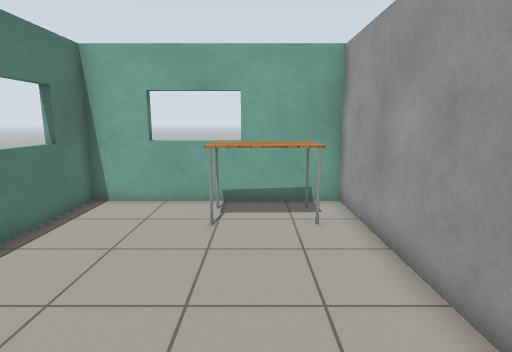
[1] (above)

24 first-person views from a walk through a world built for the Gazebo simulator. The camera is 1.3 m above the floor, tilts 10° down and sees 80° across. The floor is counted in squares, 0.5 m on a side. Each view is taken from the middle of a square. On the plan, view 1 faces up. The plan holds only what a view shows up to about 20 squares ahead; the rest is blank. Robots are left out. Gazebo's built-in surfaces are drawn with simple patterns.

[2]
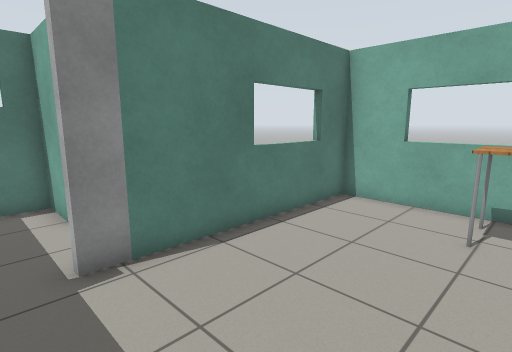

[3]
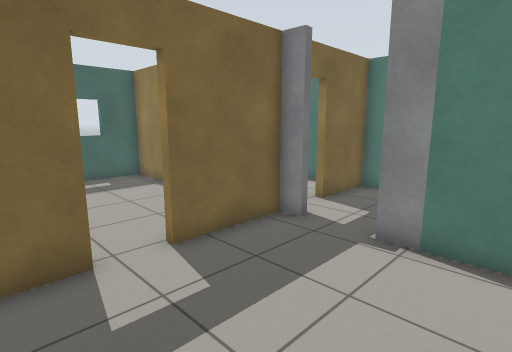

[4]
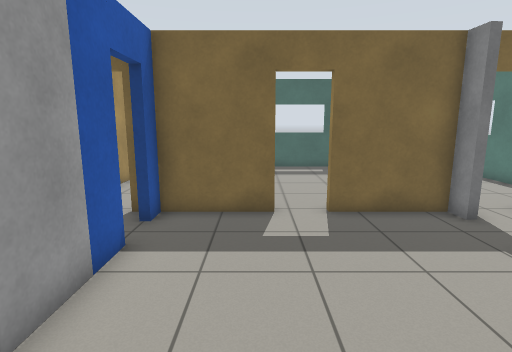

[5]
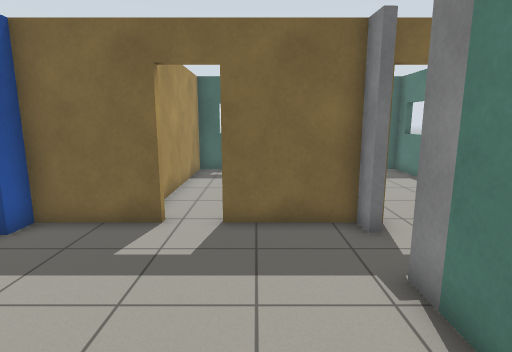

[6]
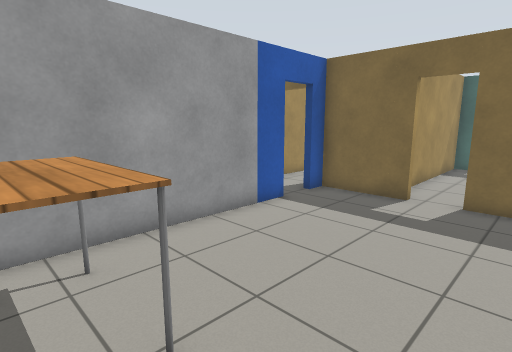

[7]
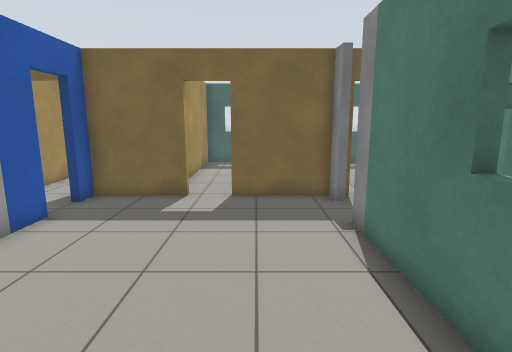

[8]
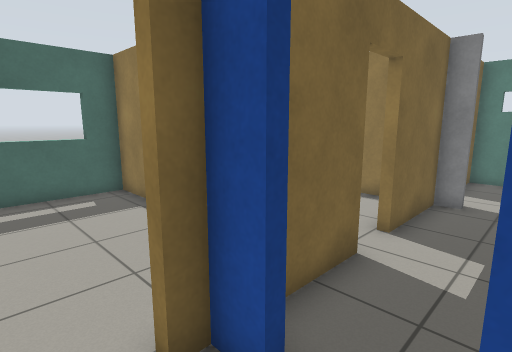

[9]
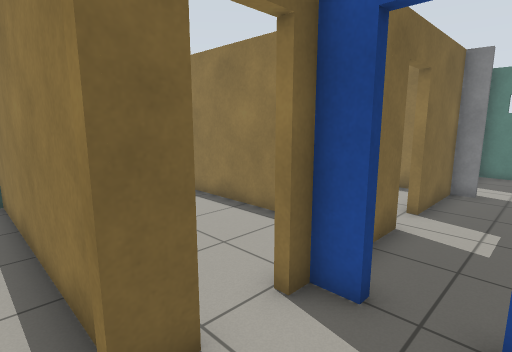

[10]
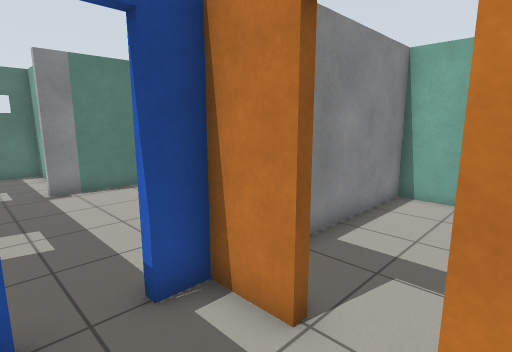

[11]
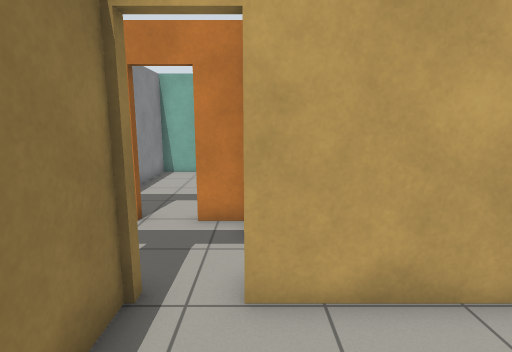

[12]
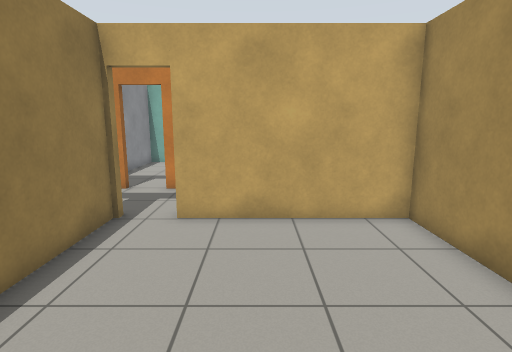

[13]
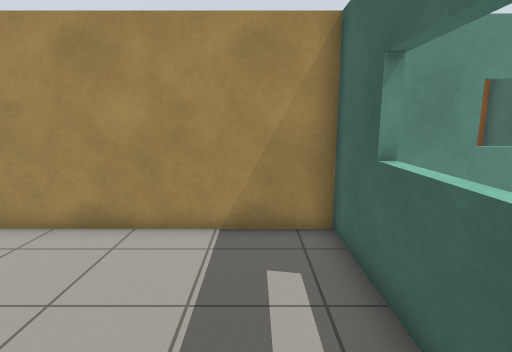

[14]
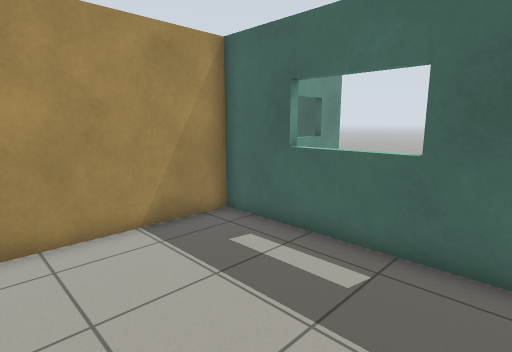

[15]
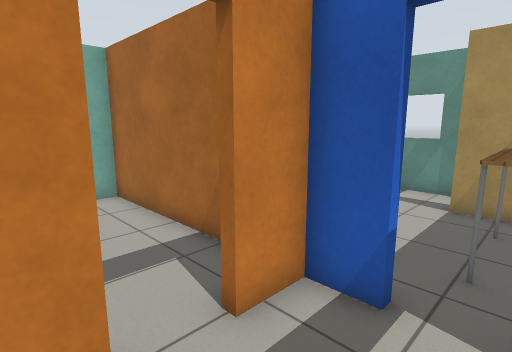

[16]
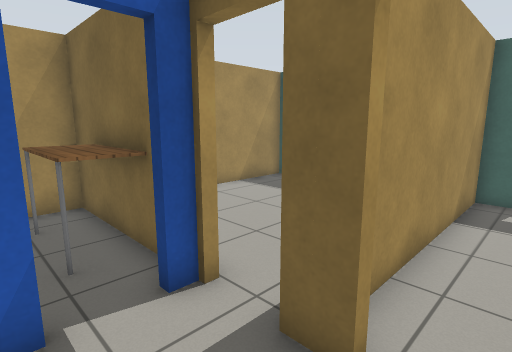

[17]
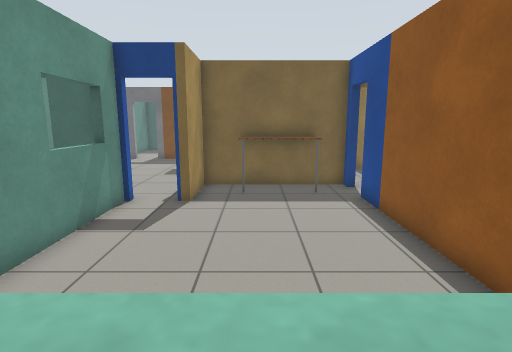

[18]
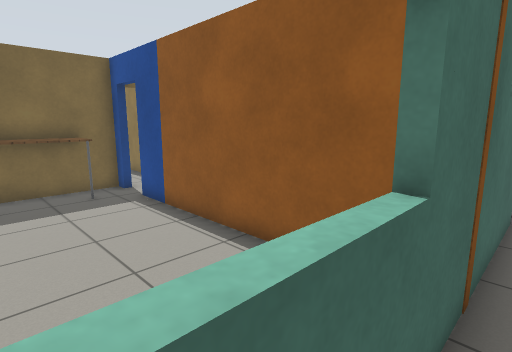

[19]
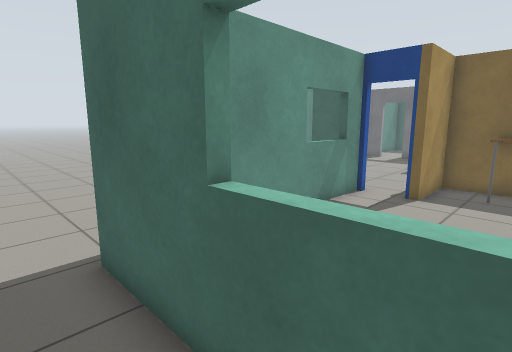

[20]
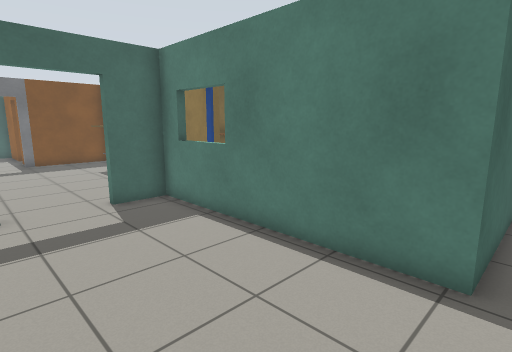

[21]
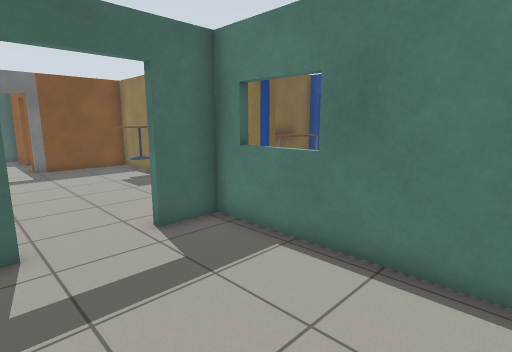

[22]
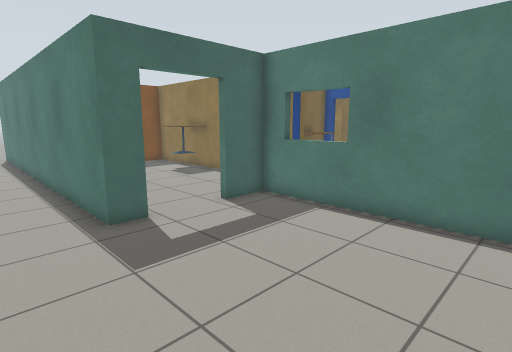

[23]
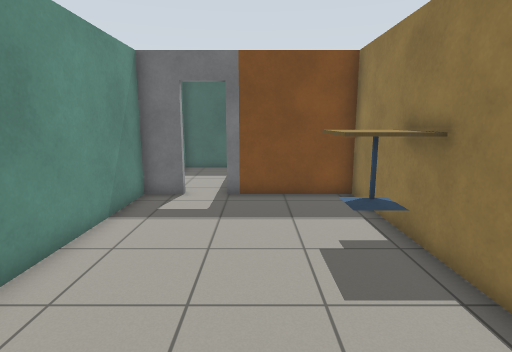

[24]
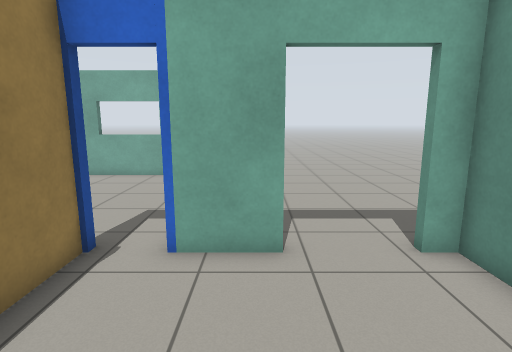

### Floor plan
Ten units are one square. View 1 is at (0, 0); x grows to the right and y downward. Boxes are objects, and circles mark ways between rooms. Rooms are numbered by the first view taken in them; rooms with no view inside come last. Other rooms are left out.
<svg viewBox="-113 -108 342 289">
<path fill="none" stroke="#000" d="M-6 17 28 17 28 7M-55 9 -56 17 -21 17M28 -8 28 -100 -55 -100 -55 -12M-89 -18 -108 -18 -108 17 -79 17M51 17 61 17M49 -18 31 -18 31 -8M31 7 31 17 37 17M80 -4 80 -18 64 -18M80 18 80 11M61 17 61 109 142 109 142 20 77 20M213 -11 224 -11 224 171M31 -103 167 -103 167 -11 186 -11M145 38 145 109 191 109M186 -8 161 -8M221 5 221 -8 213 -8M205 109 221 109 221 34M145 -11 145 12M135 -100 96 -100M83 -92 83 -4M164 -10 164 -75M83 11 83 17 142 17 142 -11 145 -11M-56 85 -56 109 1 109 1 40M-56 30 -56 41M4 48 4 109 58 109 58 28M80 -40 80 -100 73 -100M49 -100 31 -100 31 -46M189 145 189 176 221 176M189 109 189 130"/>
<rect x="-15" y="-95" width="40" height="30" fill="#bbb"><title>table</title></rect>
<rect x="145" y="45" width="20" height="30" fill="#bbb"><title>cafe table</title></rect>
<rect x="95" y="-5" width="40" height="20" fill="#bbb"><title>table</title></rect>
<circle cx="30" cy="0" r="3" fill="#2a7"/>
<circle cx="-15" cy="20" r="3" fill="#2a7"/>
<circle cx="70" cy="20" r="3" fill="#2a7"/>
<circle cx="45" cy="20" r="3" fill="#2a7"/>
<circle cx="55" cy="-20" r="3" fill="#2a7"/>
<circle cx="200" cy="-10" r="3" fill="#2a7"/>
<circle cx="155" cy="-10" r="3" fill="#2a7"/>
<circle cx="195" cy="110" r="3" fill="#2a7"/>
<text x="-20" y="-30">1</text>
<text x="50" y="0">2</text>
<text x="100" y="60">3</text>
<text x="180" y="-20">4</text>
<text x="180" y="50">5</text>
<text x="120" y="-50">6</text>
<text x="-30" y="60">7</text>
<text x="30" y="60">8</text>
<text x="50" y="-60">9</text>
<text x="200" y="140">10</text>
</svg>
Room 1 opens to room 2. Room 1 opens to room 7. Room 2 opens to room 3. Room 2 opens to room 8. Room 2 opens to room 9. Room 4 opens to room 5. Room 5 opens to room 6. Room 5 opens to room 10.

Where each view was taken, in squares from view 1:
view 1: 0 up, 0 right, facing up
view 2: 0 up, 0 right, facing up-left
view 3: 4 up, 1 right, facing down-left
view 4: 7 up, 0 right, facing down
view 5: 6 up, 3 left, facing down
view 6: 9 up, 4 left, facing down-right
view 7: 9 up, 3 left, facing down
view 8: 1 up, 5 right, facing down-left
view 9: 1 up, 7 right, facing down-left
view 10: 1 down, 7 right, facing up-left
view 11: 6 down, 8 right, facing up
view 12: 10 down, 10 right, facing up
view 13: 9 down, 7 right, facing right
view 14: 5 down, 7 right, facing down-right
view 15: 1 down, 4 right, facing up-right
view 16: 1 up, 4 right, facing down-right
view 17: 11 up, 12 right, facing down
view 18: 11 up, 13 right, facing down-left
view 19: 12 up, 11 right, facing down-right
view 20: 11 up, 22 right, facing down-left
view 21: 8 up, 22 right, facing down-left
view 22: 9 up, 25 right, facing down-left
view 23: 0 up, 18 right, facing down
view 24: 5 down, 18 right, facing up
